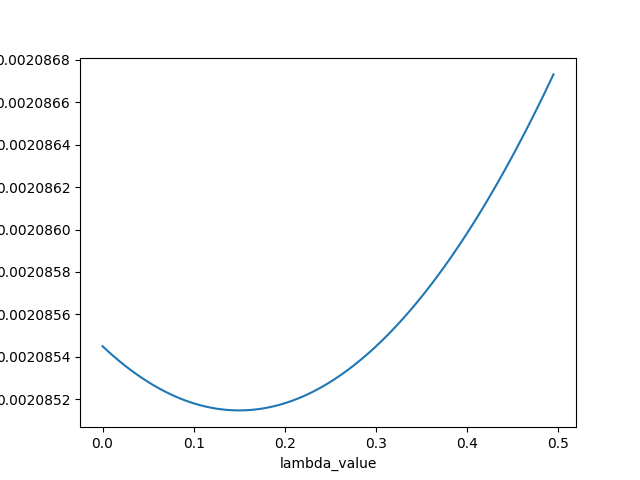

The script that saved this image:
import pandas as pd
import numpy as np
import torch
import matplotlib.pyplot as plt
np.random.seed(20)

def data_generate():
  '''
  Generates the data, returns X and Y in the appropriate shape.
  Return: A dictionary containing X_train, Y_train, X_test and Y_test
  '''
  data = pd.read_csv('generated_data.csv')
    
  total_samples = data.shape[0]
  train_ratio = .8
  random_indices = np.random.permutation(total_samples)
  train_set_size = int(train_ratio*total_samples)
    
  train_indices =  random_indices[:train_set_size]
  test_indices = random_indices[train_set_size:]
    
  data.iloc[train_indices], data.iloc[test_indices] 
  X_train = (data.iloc[train_indices].iloc[:,:-1]).to_numpy()     # Design matrix for train data 
  y_train = (data.iloc[train_indices].iloc[:,-1]).to_numpy()      # Labels for train data
  y_train = y_train.reshape((y_train.shape[0],1))

  X_test = (data.iloc[test_indices].iloc[:,:-1]).to_numpy()       # Design matrix for test data
  y_test = (data.iloc[test_indices].iloc[:,-1]).to_numpy()        # Labels for test data
  y_test = y_test.reshape((y_test.shape[0],1))

  return {'X_train': X_train, 'Y_train':y_train,
         'X_test': X_test, 'Y_test': y_test}


def create_weights(data_dictionary, lambda_val):
    '''
    Creates the weights matrix using the closed form solution of 
    ridge regression
    Input:
        data_dictionary: A dictionary containing X_train, Y_train, X_test and Y_test
        lambda_val: The hyperparameter value (of lambda) for the ridge regression
    Output: The weights matrix
    '''
    ####TO DO####
    ####You are free to add variables to help you in the calculation####
    X_train=data_dictionary["X_train"]
    Y_train=data_dictionary["Y_train"]
    X_test=data_dictionary["X_test"]
    Y_test=data_dictionary["Y_test"]
    Xt=np.transpose(X_train)
    #Xt=torch.t(X_train)
    iden=np.identity(Xt.shape[0])*lambda_val
    weights=np.matmul(np.linalg.inv((np.matmul(Xt,X_train)+iden)),np.matmul(Xt,Y_train))
    
    
    #####END TO DO########
    
    return weights
    
def generate_test_error(data_dictionary, weights):
    '''
    Generates the test error value for a particular weights matrix
    Input:
        data_dictionary: A dictionary containing X_train, Y_train, X_test and Y_test
        weights: The weights matrix generated through create_weights function
    Output: 
        The test error [float]
    '''
    ####TO DO####
    ####You are free to add variables to help you in the calculation####
    ####Add the code to find the test error value for a lambda value
    X_train=data_dictionary["X_train"]
    Y_train=data_dictionary["Y_train"]
    X_test=data_dictionary["X_test"]
    Y_test=data_dictionary["Y_test"]
    test_error=np.sum(np.square(np.matmul(X_test,weights)-Y_test))/X_test.shape[0]
    
    
    #####END TO DO########
    
    return test_error

def plot_it(error_array, lambda_array):
    '''
    Plots lambda vs test error and saves it to 'Q2.png'
    Input:
        error_array: Array of the found test errors
        lambda_array: Array of the lambda values used
    '''
    ####TO DO####
    ####You are free to add variables to help you in the calculation####
    ####Add the code to plot the errors vs lambda, also code for saving it###
    plt.plot(lambda_array, error_array)
    plt.xlabel("lambda_value")
    plt.ylabel("test_error")
    plt.savefig("Q2.png")
    
    
    
    #####END TO DO########
    #No return statement necessary here


if __name__=="__main__":
    
    data_dictionary = data_generate()
    error_array = []
    lambda_array = []
    ####TO DO####
    ####You are free to add variables to help you in the calculation####
    ####Add the code to generate weights, find weights and corresponding errors###
    ####HINT: You are expected to loop over different values of lambda and 
    lambda_array=np.arange(0,0.5,0.005)
    for lam in lambda_array:
        error_array.append(generate_test_error(data_dictionary,create_weights(data_dictionary,lam)))
    
    
    
    #####END TO DO########
    
    plot_it(error_array, lambda_array)
    